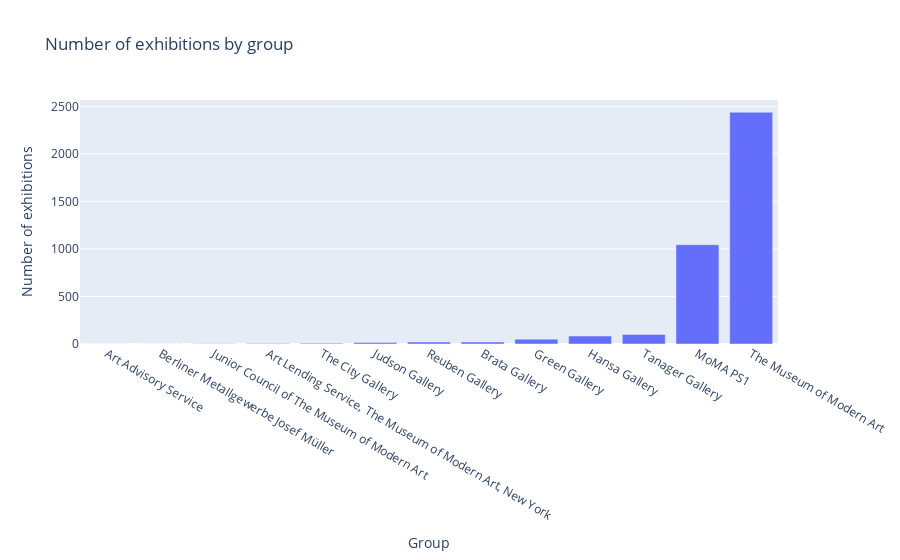

Source (notebook cell):
### Markdown cell above
# Exhibitions per institution

### Code cell
number_by_group = {}

with open(os.path.join(output_activity_dir, activity_all_file), 'r') as json_file:
    
    data = json.load(json_file)

    for event in data.get("events"):
        carried_out_by = event.get("carried_out_by")
        for org in carried_out_by: 
            if "Person" in org:
                continue
           
            # get label for id
            with open(os.path.join(linked_data_filepath_group, org.split("/").pop()) + json_suffix, 'r') as group_file:
                groupdata = json.load(group_file)
                label = groupdata.get("_label")

                if label in number_by_group:
                    number_by_group[label] += 1
                else:
                    number_by_group[label] = 1
        
    
    # sort by number
    number_by_group = dict(sorted(number_by_group.items(), key=lambda item: item[1]))

#print(number_by_org)

x_values = number_by_group.keys()
y_values = number_by_group.values()

fig = px.bar(x=x_values, y=y_values, 
labels={"x": "Group", "y": "Number of exhibitions"},
title="Number of exhibitions by group"
)
fig.show()

### Figure 1 — Plotly figure (JSON) as saved in the notebook; plotly's stock layout.template omitted (floating-point values rounded to 4 significant figures)
{"data": [{"alignmentgroup": "True", "hovertemplate": "Group=%{x}<br>Number of exhibitions=%{y}<extra></extra>", "legendgroup": "", "marker": {"color": "#636efa", "pattern": {"shape": ""}}, "name": "", "offsetgroup": "", "orientation": "v", "showlegend": false, "textposition": "auto", "type": "bar", "x": ["Art Advisory Service", "Berliner Metallgewerbe Josef Müller", "Junior Council of The Museum of Modern Art", "Art Lending Service, The Museum of Modern Art, New York", "The City Gallery", "Judson Gallery", "Reuben Gallery", "Brata Gallery", "Green Gallery", "Hansa Gallery", "Tanager Gallery", "MoMA PS1", "The Museum of Modern Art"], "xaxis": "x", "y": [1, 1, 2, 5, 8, 16, 21, 22, 51, 84, 101, 1045, 2439], "yaxis": "y"}], "layout": {"barmode": "relative", "legend": {"tracegroupgap": 0}, "title": {"text": "Number of exhibitions by group"}, "xaxis": {"anchor": "y", "domain": [0, 1], "title": {"text": "Group"}}, "yaxis": {"anchor": "x", "domain": [0, 1], "title": {"text": "Number of exhibitions"}}}}
